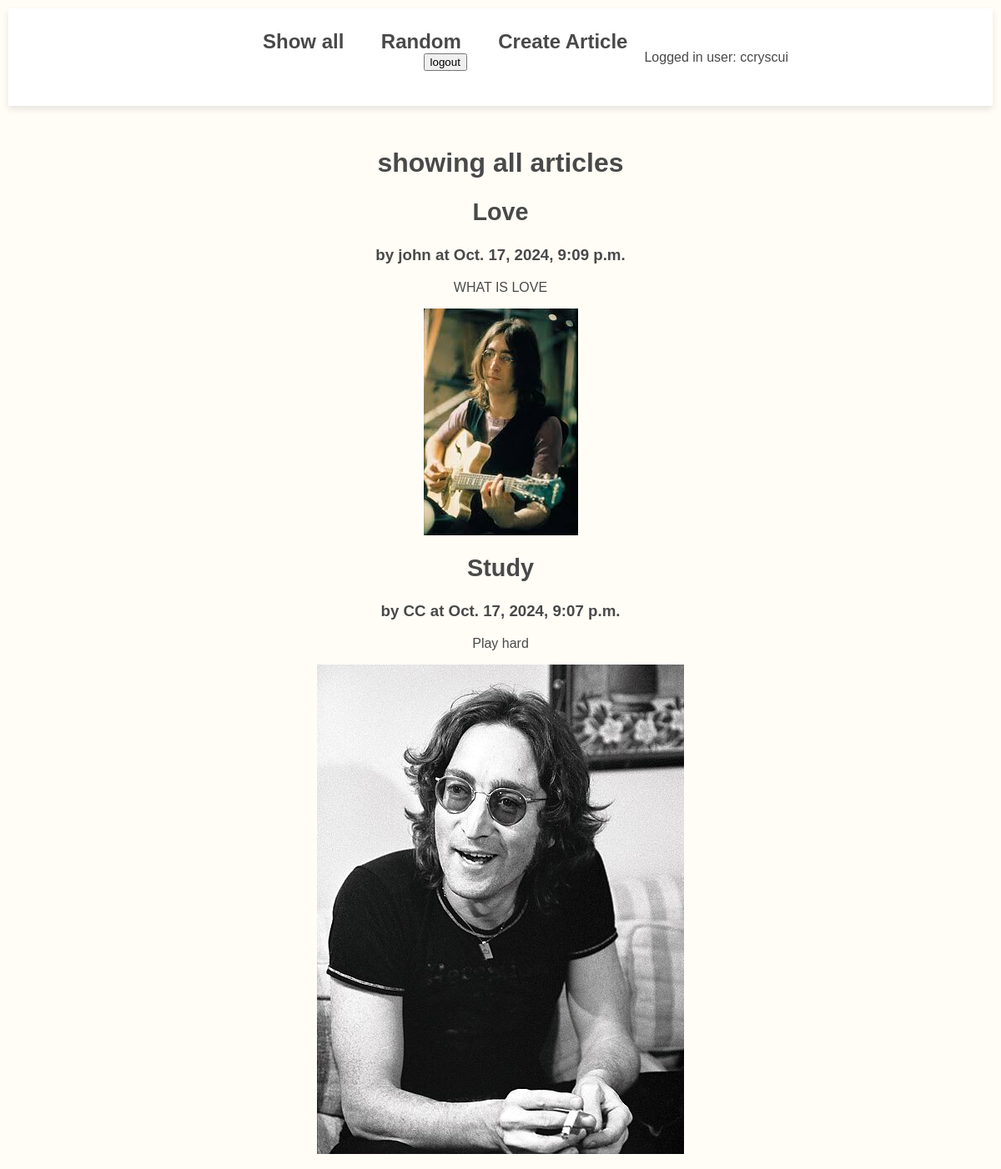
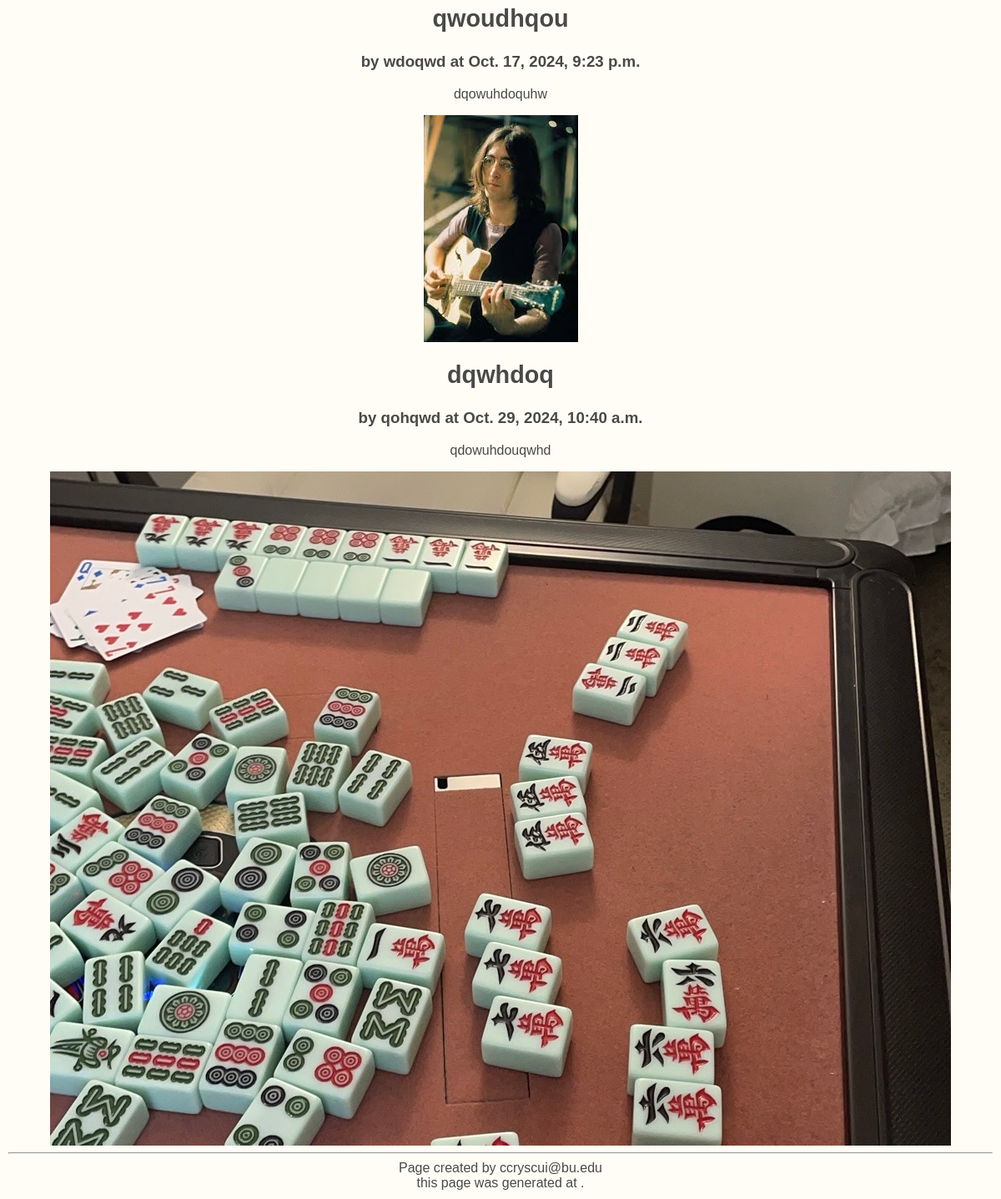
Page /blog/show_alls (signed in) on the committed database (2 pictures, top to bottom).
### blog/models.py (models this page shows, shortened)
class Article(models.Model):
    user = models.ForeignKey(User, on_delete=models.CASCADE)
    title = models.TextField(blank=False)
    author = models.TextField(blank=False)
    text = models.TextField(blank=False)
    published = models.DateTimeField(auto_now=True)
    image_file = models.ImageField(blank=True) # an actual image
    def __str__(self):
        return f'{self.title} by {self.author}'

### blog/views.py (the view)
# urls.py: path(r'show_alls', views.ShowAllView.as_view(), name = "show_alls"),
class ShowAllView(ListView):
    model = Article
    template_name = "blog/show_alls.html"
    context_object_name = 'articles'
    def dispatch(self, request: HttpRequest, *args: Any, **kwargs: Any) -> HttpResponse:
        print(f"self.request.user={self.request.user}")
        return super().dispatch(request, *args, **kwargs)

### blog/templates/blog/show_alls.html
 {% extends 'blog/base.html' %}
 {% block content %}
 <h1>showing all articles</h1>
  <div>
    {% for a in articles %}
    <div>
        <a href="{% url 'article' a.pk %}"><h2>{{a.title}}</h2></a>
        <h3>by {{a.author}} at {{a.published}}</h3>
        <p>
            {{a.text}}
        </p>
        <a href="{% url 'article' a.pk %}">
          <img src="{{a.image_file.url}}" alt="img">
        </a>
    </div>
    {% endfor %}
  </div>
  {% endblock %}

### blog/templates/blog/base.html (shortened to what this page needs)
{% load static %}
<html>
<head>
    <link rel="stylesheet" href="{% static 'styles.css' %}">
</head>
<body>
    <nav>
        <ul>
            <a href="{% url 'show_alls' %}" >Show all</a>
            <a href="{% url 'random' %}" >Random</a>
            {% if request.user.is_authenticated %}
            <a href="{% url 'create_article' %}">Create Article </a>
            <form method="POST" action="{% url 'logout' %}">
                <input type="submit" value="logout">
            </form>
            {% else %}
            <a href="{% url 'login' %}">Log in </a>
            {% endif %}
        </ul>
        <p>
            {% if request.user.is_authenticated %}
            Logged in user: {{request.user}}
            {% else %}
            Not login
            {% endif %}
        </p>
    </nav>
     {% block content %}{% endblock %}
     <hr>
     Page created by ccryscui@bu.edu <br>
     this page was generated at {{current_time}}.
</body>
</html>

### static/styles.css (style rules this page uses)
body { background-color: #fffdf6; color: #494949; font-family: Arial, sans-serif; margin: 10px; padding: 0; text-align: center; }
h1 { margin: 50px; margin-bottom: 20px; }
p { font-size:medium; }
form { align-items: center; }
nav { background-color: white; padding: 10px 20px; justify-content: center; align-items: center; box-shadow: 0 4px 8px rgba(0, 0, 0, 0.1); margin: 0 auto; display: flex; }
nav a { font-size: 24px; color: #494949; text-decoration: none; font-weight: bold; padding: 10px 20px; transition: color 0.3s ease; }
a { text-decoration: none; color: #494949; font-size:larger; font-weight: bold; transition: color 0.3s ease; }

### rows in the picture
Article: title "Love", author "john", published "Oct. 17, 2024, 9:09 p.m.", text "WHAT IS LOVE", image_file (picture)
Article: title "Study", author "CC", published "Oct. 17, 2024, 9:07 p.m.", text "Play hard", image_file (picture)
Article: title "qwoudhqou", author "wdoqwd", published "Oct. 17, 2024, 9:23 p.m.", text "dqowuhdoquhw", image_file (picture)
Article: title "dqwhdoq", author "qohqwd", published "Oct. 29, 2024, 10:40 a.m.", text "qdowuhdouqwhd", image_file (picture)

### other values in the picture
{{ request.user }} "ccryscui"
